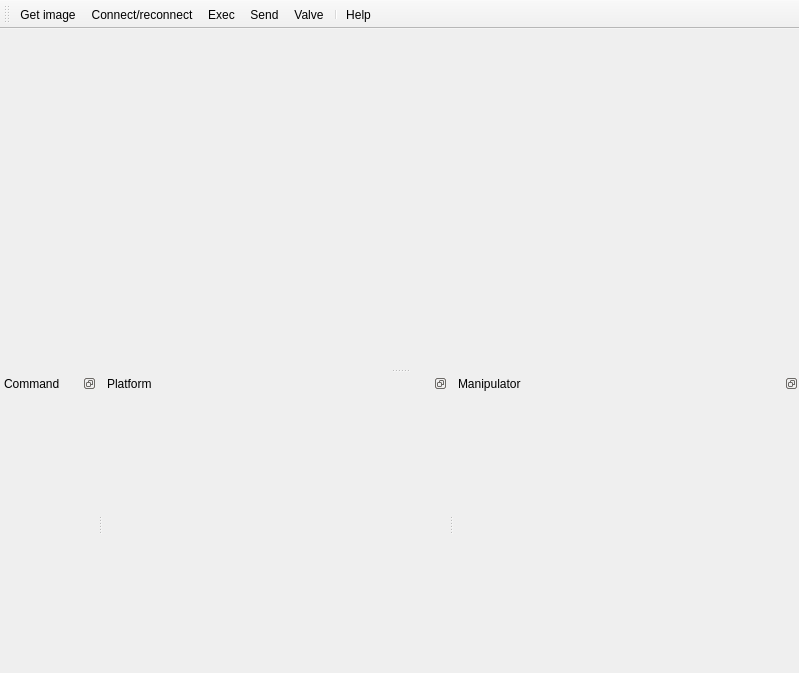
<?xml version="1.0" encoding="UTF-8"?>
<ui version="4.0">
 <class>MainWnd</class>
 <widget class="QMainWindow" name="MainWnd">
  <property name="geometry">
   <rect>
    <x>0</x>
    <y>0</y>
    <width>799</width>
    <height>673</height>
   </rect>
  </property>
  <property name="windowTitle">
   <string>Remote control</string>
  </property>
  <widget class="CameraWnd" name="view">
   <layout class="QVBoxLayout" name="verticalLayout">
    <property name="spacing">
     <number>1</number>
    </property>
    <property name="leftMargin">
     <number>1</number>
    </property>
    <property name="topMargin">
     <number>1</number>
    </property>
    <property name="rightMargin">
     <number>1</number>
    </property>
    <property name="bottomMargin">
     <number>1</number>
    </property>
   </layout>
  </widget>
  <widget class="QMenuBar" name="menubar">
   <property name="geometry">
    <rect>
     <x>0</x>
     <y>0</y>
     <width>799</width>
     <height>29</height>
    </rect>
   </property>
  </widget>
  <widget class="QDockWidget" name="cmdDw">
   <property name="sizePolicy">
    <sizepolicy hsizetype="MinimumExpanding" vsizetype="MinimumExpanding">
     <horstretch>0</horstretch>
     <verstretch>0</verstretch>
    </sizepolicy>
   </property>
   <property name="features">
    <set>QDockWidget::DockWidgetFloatable|QDockWidget::DockWidgetMovable</set>
   </property>
   <property name="windowTitle">
    <string>Command</string>
   </property>
   <attribute name="dockWidgetArea">
    <number>8</number>
   </attribute>
   <widget class="QWidget" name="dockWidgetContents_2">
    <layout class="QHBoxLayout" name="horizontalLayout_2">
     <property name="spacing">
      <number>0</number>
     </property>
     <property name="leftMargin">
      <number>0</number>
     </property>
     <property name="topMargin">
      <number>0</number>
     </property>
     <property name="rightMargin">
      <number>0</number>
     </property>
     <property name="bottomMargin">
      <number>0</number>
     </property>
     <item>
      <widget class="QtLua::Console" name="console" native="true">
       <layout class="QHBoxLayout" name="horizontalLayout_3">
        <property name="spacing">
         <number>0</number>
        </property>
        <property name="leftMargin">
         <number>0</number>
        </property>
        <property name="topMargin">
         <number>0</number>
        </property>
        <property name="rightMargin">
         <number>0</number>
        </property>
        <property name="bottomMargin">
         <number>0</number>
        </property>
       </layout>
      </widget>
     </item>
    </layout>
   </widget>
  </widget>
  <widget class="QDockWidget" name="platformDw">
   <property name="features">
    <set>QDockWidget::DockWidgetFloatable|QDockWidget::DockWidgetMovable</set>
   </property>
   <property name="windowTitle">
    <string>Platform</string>
   </property>
   <attribute name="dockWidgetArea">
    <number>8</number>
   </attribute>
   <widget class="QWidget" name="dockWidgetContents_3">
    <layout class="QVBoxLayout" name="verticalLayout_3">
     <item>
      <widget class="AnalogPad" name="joy1" native="true">
       <property name="minimumSize">
        <size>
         <width>128</width>
         <height>128</height>
        </size>
       </property>
      </widget>
     </item>
     <item>
      <widget class="AnalogPad" name="joy2" native="true">
       <property name="minimumSize">
        <size>
         <width>128</width>
         <height>128</height>
        </size>
       </property>
      </widget>
     </item>
    </layout>
   </widget>
  </widget>
  <widget class="QToolBar" name="toolBar">
   <property name="windowTitle">
    <string>toolBar</string>
   </property>
   <property name="iconSize">
    <size>
     <width>64</width>
     <height>64</height>
    </size>
   </property>
   <attribute name="toolBarArea">
    <enum>TopToolBarArea</enum>
   </attribute>
   <attribute name="toolBarBreak">
    <bool>false</bool>
   </attribute>
   <addaction name="image"/>
   <addaction name="connect"/>
   <addaction name="exec"/>
   <addaction name="send"/>
   <addaction name="valve"/>
   <addaction name="separator"/>
   <addaction name="help"/>
  </widget>
  <widget class="QDockWidget" name="manipulatorDw">
   <property name="features">
    <set>QDockWidget::DockWidgetFloatable|QDockWidget::DockWidgetMovable</set>
   </property>
   <property name="windowTitle">
    <string>Manipulator</string>
   </property>
   <attribute name="dockWidgetArea">
    <number>8</number>
   </attribute>
   <widget class="QWidget" name="dockWidgetContents">
    <layout class="QVBoxLayout" name="verticalLayout_2">
     <item>
      <widget class="AnalogPad" name="joy3" native="true">
       <property name="minimumSize">
        <size>
         <width>128</width>
         <height>128</height>
        </size>
       </property>
      </widget>
     </item>
     <item>
      <widget class="AnalogPad" name="joy4" native="true">
       <property name="minimumSize">
        <size>
         <width>128</width>
         <height>128</height>
        </size>
       </property>
      </widget>
     </item>
    </layout>
   </widget>
  </widget>
  <action name="image">
   <property name="icon">
    <iconset resource="images.qrc">
     <normaloff>:/images/camera.png</normaloff>:/images/camera.png</iconset>
   </property>
   <property name="text">
    <string>Get image</string>
   </property>
   <property name="toolTip">
    <string>Get image from attached web camera</string>
   </property>
  </action>
  <action name="connect">
   <property name="icon">
    <iconset resource="images.qrc">
     <normaloff>:/images/network.png</normaloff>:/images/network.png</iconset>
   </property>
   <property name="text">
    <string>Connect/reconnect</string>
   </property>
   <property name="toolTip">
    <string>Connect/reconnect to remote host application</string>
   </property>
  </action>
  <action name="exec">
   <property name="icon">
    <iconset resource="images.qrc">
     <normaloff>:/images/ctrl.png</normaloff>:/images/ctrl.png</iconset>
   </property>
   <property name="text">
    <string>Exec</string>
   </property>
   <property name="toolTip">
    <string>Invoke local script file</string>
   </property>
  </action>
  <action name="send">
   <property name="icon">
    <iconset resource="images.qrc">
     <normaloff>:/images/send.png</normaloff>:/images/send.png</iconset>
   </property>
   <property name="text">
    <string>Send</string>
   </property>
   <property name="toolTip">
    <string>Send script file</string>
   </property>
  </action>
  <action name="help">
   <property name="icon">
    <iconset resource="images.qrc">
     <normaloff>:/images/cap.png</normaloff>:/images/cap.png</iconset>
   </property>
   <property name="text">
    <string>Help</string>
   </property>
   <property name="toolTip">
    <string>Display help window!</string>
   </property>
   <property name="shortcut">
    <string>F1</string>
   </property>
  </action>
  <action name="valve">
   <property name="icon">
    <iconset resource="images.qrc">
     <normaloff>:/images/valve.png</normaloff>:/images/valve.png</iconset>
   </property>
   <property name="text">
    <string>Valve</string>
   </property>
   <property name="toolTip">
    <string>Valve test window</string>
   </property>
  </action>
 </widget>
 <customwidgets>
  <customwidget>
   <class>QtLua::Console</class>
   <extends>QWidget</extends>
   <header>QtLua/Console</header>
   <container>1</container>
  </customwidget>
  <customwidget>
   <class>AnalogPad</class>
   <extends>QWidget</extends>
   <header>analogpad.h</header>
   <container>1</container>
  </customwidget>
  <customwidget>
   <class>CameraWnd</class>
   <extends>QWidget</extends>
   <header>camera_wnd.h</header>
   <container>1</container>
  </customwidget>
 </customwidgets>
 <resources>
  <include location="images.qrc"/>
 </resources>
 <connections/>
</ui>
